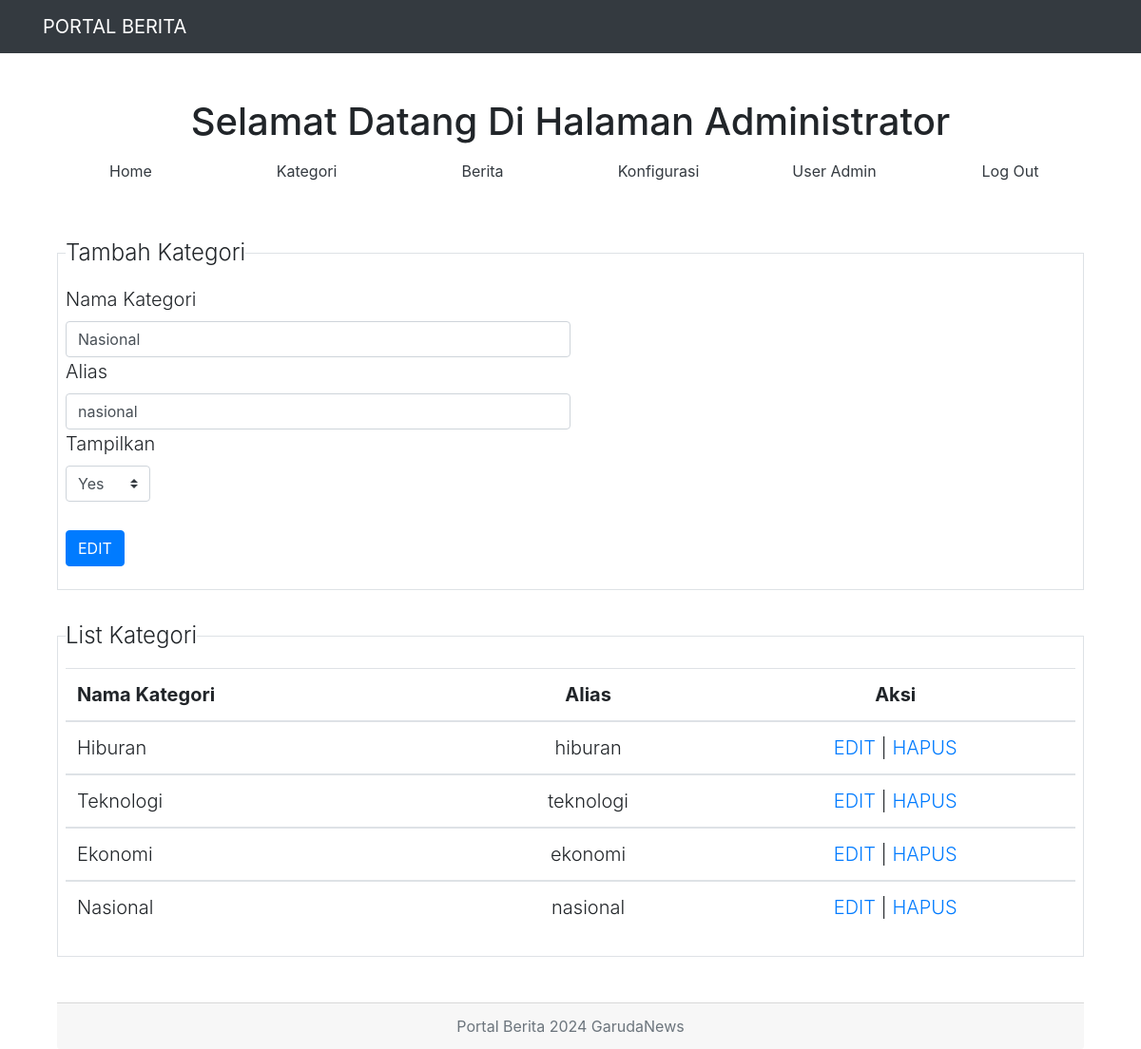
The app's page /admin/?mod=kategori&act=edit&id=2 (signed in) with its own data.
### tables this page shows
CREATE TABLE `kategori` (
  `ID` int(11) NOT NULL,
  `kategori` varchar(100) NOT NULL,
  `alias` varchar(50) NOT NULL,
  `terbit` varchar(1) NOT NULL
);

### admin/kategori.php (the view, shortened to what this page needs)
<?php
global $connect;
if (isset($_GET['act']) && $_GET['act'] == 'edit') {
	$id = $_GET['id'];
	$sql = "SELECT * FROM kategori WHERE ID = '$id' ";
	$result = mysqli_query($connect, $sql);
	$row = mysqli_fetch_assoc($result);
	$kategori = $row['kategori'];
	$alias = $row['alias'];
	$terbit = $row['terbit'];
}
 ?>
<form class="text-left" action="./?mod=kategori" method="POST">
	<fieldset class="border p-2">
		<legend  class="w-auto">Tambah Kategori</legend>
		<div class="form-group">
		<label>Nama Kategori</label>
    	<input type="text" name="kategori" class="form-control col-6"
    	value="<?php if (isset($_GET['act']) && $_GET['act'] =='edit') { echo $kategori; } ?>" required>
    	<label>Alias</label>
    	<input type="text" name="alias" class="form-control col-6"
    	value="<?php if (isset($_GET['act']) && $_GET['act'] =='edit') { echo $alias; } ?>" required>
    	<label>Tampilkan</label>
    	<br>
    	<select class="custom-select col-1" name="terbit">
  			<option value="1"
  			<?php if (isset($_GET['act']) && $_GET['act'] =='edit' && $terbit == 1) { echo 'selected'; } ?>>
  				Yes
  			</option>
		</select>
		<br>
		<br>
		<button type="submit" class="btn btn-primary"
				name="<?=(isset($id) ? 'editkategori' : 'tambahkategori')?>">
		<?=(isset($id) ? 'EDIT' : 'TAMBAH')?>
		</button>
		</div>
	</fieldset>
</form>
<br>
<fieldset class="border p-2">
		<legend  class="w-auto text-left">List Kategori</legend>
		<div class="form-group">
			<table class="table">
  				<thead>
				    <tr>
				      <th scope="col" class="text-left">Nama Kategori</th>
				      <th scope="col">Alias</th>
				      <th scope="col">Aksi</th>
				    </tr>
  				</thead>
  				<?php
  				$sql = "SELECT * FROM kategori  ORDER BY ID DESC";
  				$result = mysqli_query($connect, $sql);
  				 ?>
  				<?php while($row = mysqli_fetch_assoc($result)) : ?>
				<tbody>
				    <tr>
				      <td class="text-left"><?= $row['kategori']; ?></td>
				      <td><?= $row['alias']; ?></td>
				      <td>
				      	<a href="./?mod=kategori&act=edit&id=<?= $row['ID']; ?>">EDIT</a> |
				      	<a href="./?mod=kategori&act=hapus&id=<?= $row['ID']; ?>">HAPUS</a>
				      </td>
				    </tr>
				<?php endwhile; ?>
				</tbody>
			</table>
		</div>
</fieldset>

### records on screen
kategori: kategori "Nasional", alias "nasional", terbit "Yes"
kategori: kategori "Hiburan", alias "hiburan"
kategori: kategori "Teknologi", alias "teknologi"
kategori: kategori "Ekonomi", alias "ekonomi"
